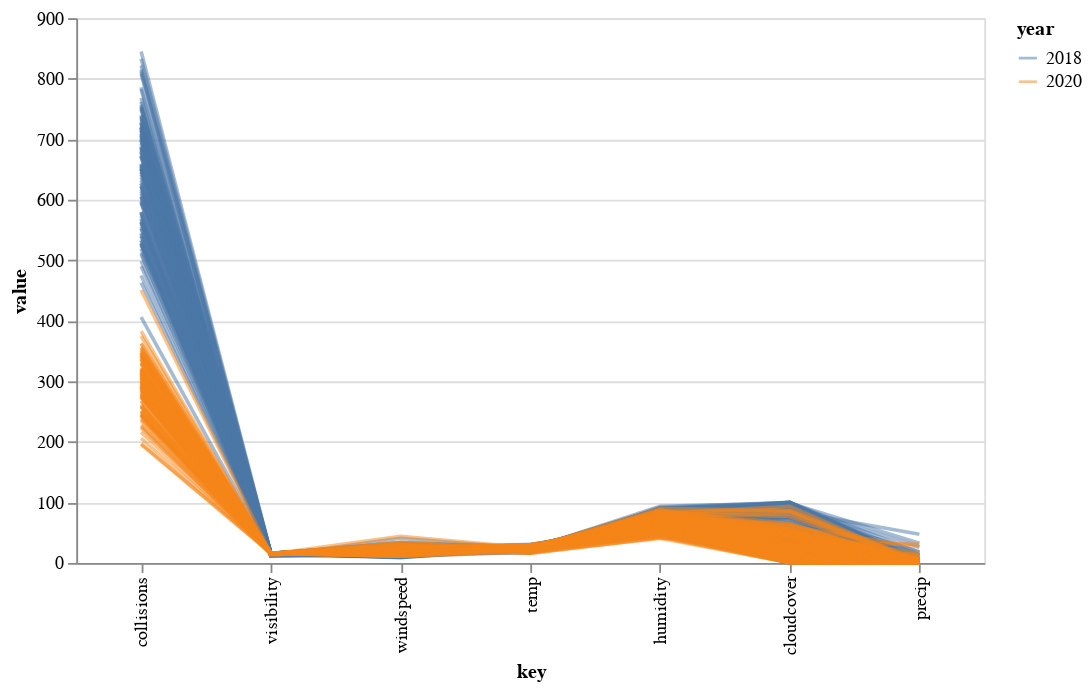

Notebook cell for this chart:
### Markdown cell above
Now it is time to create graphs to see if there is any correlation between weather condiditon and accidents. We will first try a parallel bar chart, we have choosen the variables that we considered that might be more related to the number of collisions. We will also differentiate the data by year, using distinct colors for 2018 and 2020, providing a comparative analysis.

### Code cell
custom_sort_order = [ 'collisions', 'visibility', 'windspeed', 'temp', 'humidity', 'cloudcover']

alt.Chart(coll_weather, width=500).transform_window(
    index='count()'
).transform_fold(
    ['temp', 'precip', 'windspeed', 'humidity', 'cloudcover', 'visibility', 'collisions']
).mark_line().encode(
    x=alt.X('key:N', sort=custom_sort_order),
    y='value:Q',
    color='year:N',
    detail='index:N',
    opacity=alt.value(0.5)
)

### Figure 1 — Vega-Lite specification as saved in the notebook (floating-point values rounded to 4 significant figures; data arrays with more than 128 entries replaced by an {"elided": "..."} marker saying what was removed)
{"config": {"view": {"continuousWidth": 300, "continuousHeight": 300}}, "data": {"name": "data-8b5876078716f2ebae27c2129db55dbc"}, "mark": {"type": "line"}, "encoding": {"color": {"field": "year", "type": "nominal"}, "detail": {"field": "index", "type": "nominal"}, "opacity": {"value": 0.5}, "x": {"field": "key", "sort": ["collisions", "visibility", "windspeed", "temp", "humidity", "cloudcover"], "type": "nominal"}, "y": {"field": "value", "type": "quantitative"}}, "transform": [{"window": [{"op": "count", "as": "index"}]}, {"fold": ["temp", "precip", "windspeed", "humidity", "cloudcover", "visibility", "collisions"]}], "width": 500, "$schema": "https://vega.github.io/schema/vega-lite/v5.8.0.json", "datasets": {"data-8b5876078716f2ebae27c2129db55dbc": {"elided": "244 records"}}}
